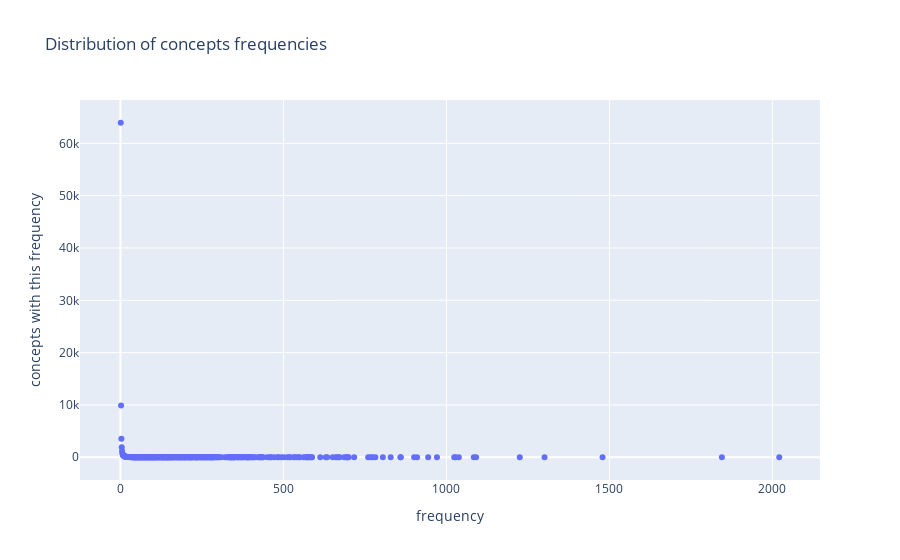

Notebook cell for this chart:
### Code cell
temp = concepts_unique.groupby('frequency', as_index=False)['concept'].count()
temp.rename(columns={'concept' : 'concepts with this frequency'}, inplace=True)
px.scatter(temp, 
           x="frequency", 
           y="concepts with this frequency",
          title="Distribution of concepts frequencies")

### Figure 1 — Plotly figure (JSON) as saved in the notebook; plotly's stock layout.template omitted (floating-point values rounded to 4 significant figures; data arrays with more than 128 entries replaced by an {"elided": "..."} marker saying what was removed)
{"data": [{"hovertemplate": "frequency=%{x}<br>concepts with this frequency=%{y}<extra></extra>", "legendgroup": "", "marker": {"color": "#636efa", "symbol": "circle"}, "mode": "markers", "name": "", "orientation": "v", "showlegend": false, "type": "scatter", "x": {"elided": "348 int values"}, "xaxis": "x", "y": {"elided": "348 int values"}, "yaxis": "y"}], "layout": {"autosize": true, "legend": {"tracegroupgap": 0}, "title": {"text": "Distribution of concepts frequencies"}, "xaxis": {"anchor": "y", "autorange": true, "domain": [0, 1], "range": [-121.1, 2143.0], "title": {"text": "frequency"}, "type": "linear"}, "yaxis": {"anchor": "x", "autorange": true, "domain": [0, 1], "range": [-4682.0, 68620.0], "title": {"text": "concepts with this frequency"}, "type": "linear"}}}
